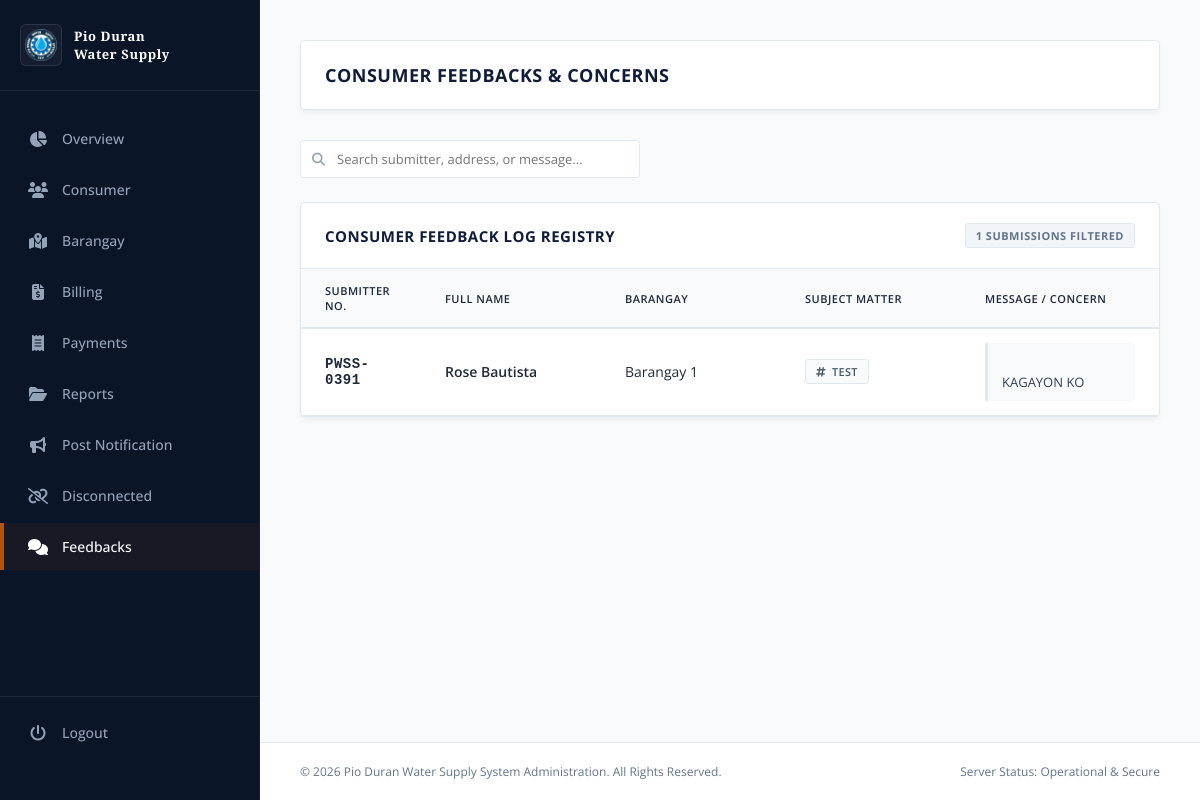
The app's page /pwss/feedbacks/ (signed in) with its own data.
### customer/models.py (models this page shows, shortened)
class CustomerFeedback(models.Model):
    STATUS_CHOICES = (
        ("pending", "Pending"),
        ("reviewed", "Reviewed"),
        ("resolved", "Resolved"),
    )
    customer = models.ForeignKey(
        Customer,
        on_delete=models.CASCADE,
        related_name="feedbacks"
    )
    subject = models.CharField(
        max_length=200
    )
    message = models.TextField()
    status = models.CharField(
        max_length=20,
        choices=STATUS_CHOICES,
        default="pending"
    )
    admin_reply = models.TextField(
        blank=True,
        null=True
    )
    created_at = models.DateTimeField(
        auto_now_add=True
    )
    updated_at = models.DateTimeField(
        auto_now=True
    )
    resolved_at = models.DateTimeField(
        blank=True,
        null=True
    )
    class Meta:
        ordering = ["-created_at"]
        verbose_name = "Customer Feedback"
        verbose_name_plural = "Customer Feedbacks"

class Customer(models.Model):
    STATUS_CHOICES = (
        ("new", "New Applicant"),
        ("old", "Old Customer"),
    )
    user = models.OneToOneField(
        User,
        on_delete=models.CASCADE,
        related_name="customer_profile"
    )
    firstname = models.CharField(max_length=200)
    lastname = models.CharField(max_length=200)
    middlename = models.CharField(max_length=200)
    submitter_no = models.CharField(
        max_length=250,
        unique=True,
        blank=True,
        null=True
    )
    address = models.CharField(max_length=250)
    barangay = models.ForeignKey(
        Barangay,
        on_delete=models.PROTECT,
        related_name="customers"
    )
    status = models.CharField(
        max_length=20,
        choices=STATUS_CHOICES,
        default="new"
    )
    is_active = models.BooleanField(default=True)

class Barangay(models.Model):
    barangay_name = models.CharField(max_length=100, unique=True)
    municipality = models.CharField(max_length=100)
    province = models.CharField(max_length=100)
    class Meta:
        ordering = ["barangay_name"]
        verbose_name_plural = "Barangays"

### core/views.py (the view)
# urls.py: path('feedbacks/', views.feedback_list, name='feedbacks'),
@login_required(login_url="login-view")
def feedback_list(request):
    feedbacks = (
        CustomerFeedback.objects
        .select_related(
            "customer",
            "customer__barangay"
        )
        .order_by("-created_at")
    )
    return render(
        request,
        "admin/feedbacks.html",
        {
            "feedbacks": feedbacks,
        }
    )

### core/templates/admin/feedbacks.html (shortened to what this page needs)
{% extends 'admin.html' %}
{% block content %}
<div class="workspace">
    <div class="top-navbar-inline">
        <div class="page-title">
            <h1>Consumer Feedbacks & Concerns</h1>
        </div>
    </div>
    <div class="action-bar">
        <div class="search-wrapper">
            <i class="fa-solid fa-magnifying-glass search-icon"></i>
            <input type="text" id="feedbackTableSearch" placeholder="Search submitter, address, or message..." onkeyup="filterFeedbackTable()">
        </div>
    </div>
    <div class="data-section">
        <div class="section-header">
            <h3>Consumer Feedback Log Registry</h3>
            <span class="badge-status counter-indicator" id="feedbackCounter">Processing Records...</span>
        </div>
        <div class="table-container">
            <table class="classic-table" id="feedbackTable">
                <thead>
                    <tr>
                        <th style="width: 120px;">Submitter No.</th>
                        <th style="width: 180px;">Full Name</th>
                        <th style="width: 180px;">Barangay</th>
                        <th style="width: 180px;">Subject Matter</th>
                        <th>Message / Concern</th>
                    </tr>
                </thead>
                <tbody>
                    {% for item in feedbacks %}
                    <tr data-subject-type="{{ item.subject|lower }}">
                        <td class="font-mono-style">
                            {{ item.customer.submitter_no }}
                        </td>
                        <td class="font-semibold">
                            {{ item.customer.firstname }}
                            {{ item.customer.lastname }}
                        </td>
                        <td>
                            {{ item.customer.barangay.barangay_name }}
                        </td>
                        <td>
                            <span class="badge-topic topic-{{ item.subject|slugify }}">
                                <i class="fa-solid fa-hashtag"></i>
                                {{ item.subject }}
                            </span>
                        </td>
                        <td>
                            <div class="feedback-message-bubble">
                                {{ item.message }}
                            </div>
                        </td>
                    </tr>
                    {% endfor %}
                </tbody>
            </table>
        </div>
    </div>
</div>
{% endblock %}

### core/templates/admin.html (style rules this page uses)
:root { --bg-navy: #0f1d3a; --sidebar-bg: #0b1528; --main-bg: #f8fafc; --card-bg: #ffffff; --primary-text: #1e293b; --secondary-text: #64748b; --accent-gold: #b45309; --border-classic: #e2e8f0; --accent-blue: #1d4ed8; --success-green: #15803d; }
* { margin: 0; padding: 0; box-sizing: border-box; font-family: 'Open Sans', sans-serif; }
body { background-color: var(--main-bg); color: var(--primary-text); display: flex; min-height: 100vh; overflow-x: hidden; }
.page-title h1 { font-size: 18px; font-weight: 700; color: var(--bg-navy); text-transform: uppercase; letter-spacing: 0.5px; }
.workspace { padding: 40px; display: flex; flex-direction: column; gap: 30px; flex-grow: 1; }
.data-section { background-color: var(--card-bg); border: 1px solid var(--border-classic); border-radius: 4px; box-shadow: 0 4px 6px -1px rgba(0, 0, 0, 0.05); }
.section-header { padding: 20px 24px; border-bottom: 1px solid var(--border-classic); display: flex; align-items: center; justify-content: space-between; }
.section-header h3 { font-size: 15px; font-weight: 700; text-transform: uppercase; color: var(--bg-navy); letter-spacing: 0.5px; }
.table-container { width: 100%; overflow-x: auto; }
.classic-table { width: 100%; border-collapse: collapse; text-align: left; font-size: 14px; }
.classic-table th { background-color: #f8fafc; color: var(--primary-text); font-weight: 600; padding: 14px 24px; border-bottom: 2px solid var(--border-classic); text-transform: uppercase; font-size: 11px; letter-spacing: 0.5px; }
.classic-table td { padding: 14px 24px; border-bottom: 1px solid var(--border-classic); color: var(--primary-text); }

### core/templates/admin/feedbacks.html (style rules this page uses)
.top-navbar-inline { background-color: var(--card-bg); height: 70px; border: 1px solid var(--border-classic); border-radius: 4px; display: flex; align-items: center; justify-content: space-between; padding: 0 24px; box-shadow: 0 4px 6px -1px rgba(0, 0, 0, 0.05); }
.action-bar { display: flex; justify-content: space-between; align-items: center; margin-bottom: -6px; flex-wrap: wrap; gap: 16px; }
.search-wrapper { position: relative; width: 340px; }
.search-icon { position: absolute; left: 12px; top: 50%; transform: translateY(-50%); color: #94a3b8; font-size: 13px; }
.search-wrapper input[type="text"] { width: 100%; height: 38px; padding: 8px 12px 8px 36px; font-size: 13px; color: var(--primary-text); background-color: #ffffff; border: 1px solid var(--border-classic); border-radius: 3px; box-sizing: border-box; transition: border-color 0.15s ease; }
.font-semibold { font-weight: 600; color: var(--bg-navy); }
.font-mono-style { font-family: monospace; font-weight: 600; letter-spacing: 0.5px; color: var(--secondary-text); }
.feedback-message-bubble { font-size: 13px; color: #334155; line-height: 1.6; background-color: #f8fafc; border-left: 3px solid var(--border-classic); padding: 8px 14px; border-radius: 0 4px 4px 0; max-height: 120px; overflow-y: auto; white-space: pre-line; }
.badge-status { display: inline-flex; align-items: center; gap: 6px; padding: 4px 10px; font-size: 11px; font-weight: 700; text-transform: uppercase; letter-spacing: 0.5px; border-radius: 3px; }
.badge-status.counter-indicator { background-color: #f1f5f9; color: var(--secondary-text); border: 1px solid var(--border-classic); }
.badge-topic { display: inline-flex; align-items: center; gap: 6px; padding: 4px 10px; font-size: 11px; font-weight: 600; border-radius: 3px; border: 1px solid transparent; letter-spacing: 0.3px; }
[class^="badge-topic topic-"] { background-color: #f8fafc; color: #475569; border-color: #e2e8f0; }

### records on screen
CustomerFeedback: customer.submitter_no "PWSS-0391", customer.firstname "Rose", customer.lastname "Bautista", customer.barangay.barangay_name "Barangay 1", subject "TEST", message "KAGAYON KO"
